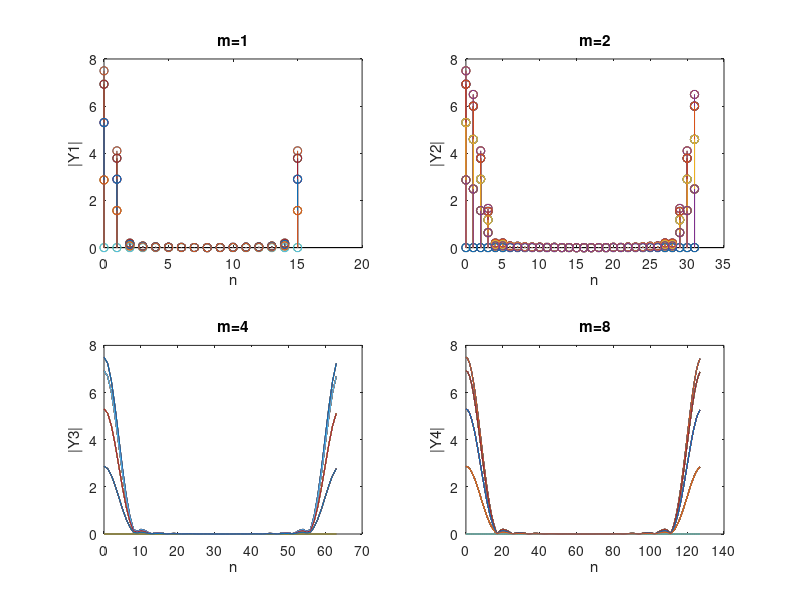

This figure's MATLAB source: (Note: this script raises an error after producing the figure.)
fo=12;
fs=64;
L=16;
n1=0:15;
n2=0:31;
n3=0:63;
n4=0:127;
pn1=cos((2*pi*fo*n1)/fs);
pn2=cos((2*pi*fo*n2)/fs);
pn3=cos((2*pi*fo*n3)/fs);
pn4=cos((2*pi*fo*n4)/fs);
wn1=hann(L);
wn2=hann(L);
wn3=hann(L);
wn4=hann(L);
xn1=pn1.*wn1;
xn2=pn2.*wn2;
xn3=pn3.*wn3;
xn4=pn4.*wn4;

y1=fft(xn1, 16);
y2=fft(xn2, 32);
y3=fft(xn3, 64);
y4=fft(xn4, 128);

figure;

subplot(2, 2, 1)
stem(n1, abs(y1));
title("m=1");
xlabel('n');
ylabel('|Y1|');

subplot(2, 2, 2)
stem(n2, abs(y2));
title("m=2");
xlabel('n');
ylabel('|Y2|');

subplot(2, 2, 3)
plot(n3, abs(y3));
title("m=4");
xlabel('n');
ylabel('|Y3|');

subplot(2, 2, 4)
plot(n4, abs(y4));
title("m=8");
xlabel('n');
ylabel('|Y4|');

sgtitle("using Hanning window")
